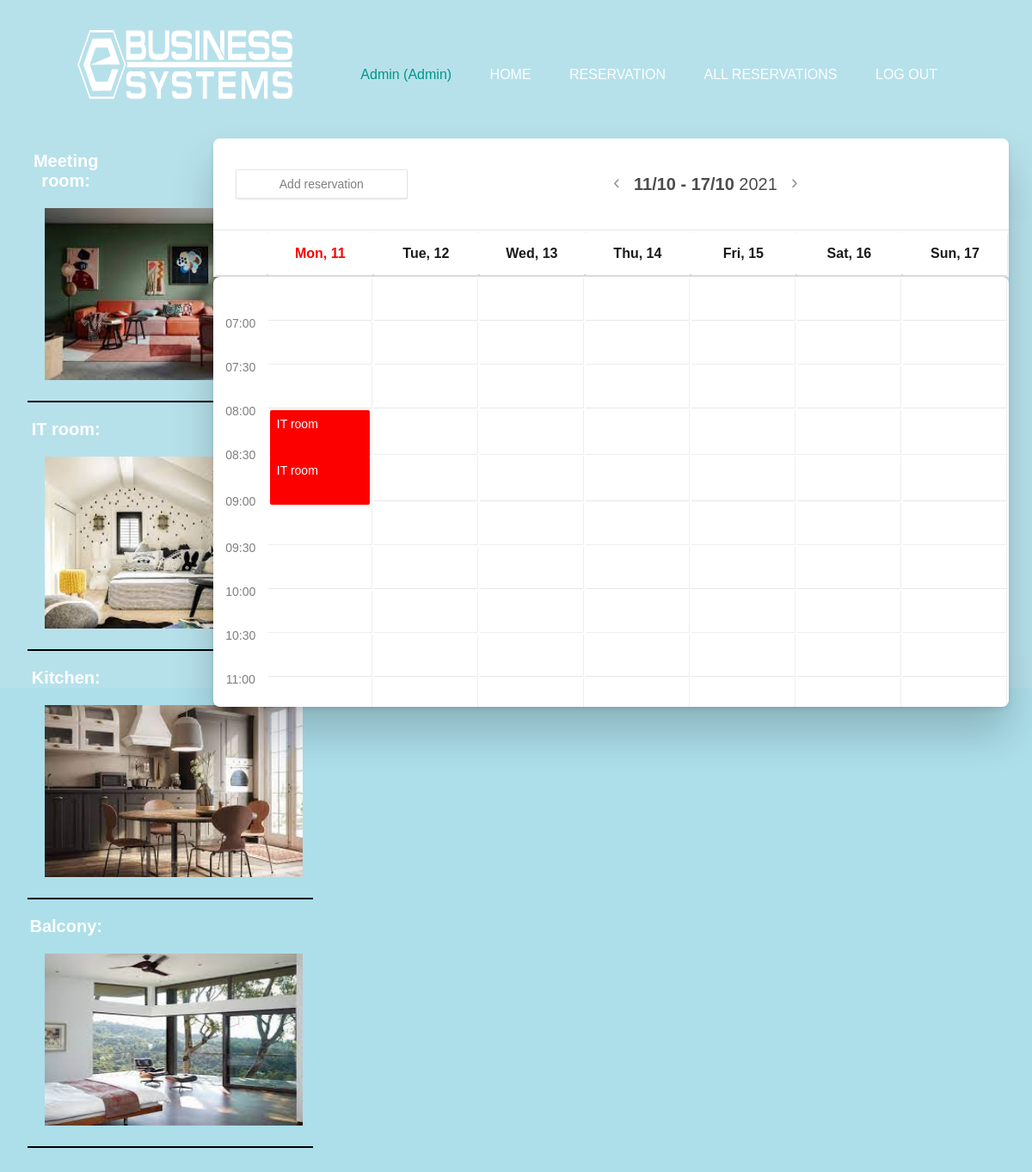
/index2.php (signed in), run on the app's committed database.
### tables this page shows
CREATE TABLE `rooms` (
  `id` int(11) NOT NULL,
  `name` varchar(20) NOT NULL,
  `description` text DEFAULT NULL,
  `floor_id` int(11) DEFAULT NULL,
  `slika` text NOT NULL
);

CREATE TABLE `reservations` (
  `id` int(11) NOT NULL,
  `name` varchar(250) NOT NULL,
  `date` timestamp NOT NULL DEFAULT current_timestamp() ON UPDATE current_timestamp(),
  `end_time` timestamp NOT NULL DEFAULT '0000-00-00 00:00:00',
  `room_id` int(11) DEFAULT NULL,
  `user_id` int(11) DEFAULT NULL
);

### index2.php (the view, shortened to what this page needs)
<?php
include("functions.php");
function whileSQL($con, $day, $time){
  $sql = "SELECT r.id AS id, r.date AS start_time, r.end_time AS end_time, r.name AS reservation_name, ro.name AS room_name, ro.floor_id AS floor_id, ro.id AS room_id, r.room_id AS rezRoom_id FROM reservations r INNER JOIN rooms ro ON ro.id=r.room_id";
  $result = mysqli_query($con, $sql);
  while($row=mysqli_fetch_assoc($result)){
    $cas = new DateTime(date("Y-m-d",$day)." $time:00");
    $zacetek = new DateTime($row["start_time"]);
    $konec = new DateTime($row["end_time"]);
    if (($cas > $zacetek) && ($cas <= $konec)){
      if($row['room_id'] == 1)
      {
          echo "<div class='event'>".$row["room_name"]."<div class='overlay_event'>"."<span class='text_overlay'>"."Reserved by: ".$row["reservation_name"]."</span>"."</div>"."</div>";
      }
      else if($row['room_id'] == 3)
      {
        echo "<div class='drugi_event'>".$row["room_name"]."<div class='overlay_event'>"."<span class='text_overlay'>"."Reserved by: ".$row["reservation_name"]."</span>"."</div>"."</div>";
      }
    }
    else{
    }
  }
}
?>
<!DOCTYPE html>
<html lang="sl" dir="ltr">
<head>
    <link rel="stylesheet" href="index.css">
    <link rel="stylesheet" href="calendar.css">
</head>
<body>
    <div class="banner">
        <div class="navbar">
            <?php
      include("navbar.php");
      ?>
        </div>
      <table class="tabela">
        <tr><td style="border: none">
        <?php
        $sql="SELECT * FROM rooms";
        $result=mysqli_query($con, $sql);
        while($row = mysqli_fetch_array($result))
        {
          $room_name=$row['name'];
          $url_slike=$row['slika'];
        ?>
        <div class="container">
        <p class="tekst_slike">  <?php echo $room_name.":"; ?> </p><img src="<?php echo $url_slike; ?>" alt="Avatar" class="image">
    </div><hr class="crta_pod_sliko"><?php } ?>
      </td>
      <td class="table_row"><div class="sticky_row"> <div class="calendar">
            <header>
                <a href="rezervacija.php"><button class="secondary" style="align-self: flex-start; flex: 0 0 1">Add
                        reservation</button></a>
                <div class="calendar__title" style="display: flex; justify-content: center; align-items: center">
                    <div><a class="icon secondary chevron_left" href="index2.php?date=back">‹</a></div>
                    <?php
        $startOfWeek = date_create(date("y-m-d"));
        $endOfWeek = date_create(date('y-m-d', strtotime('+ 6 days')));
        ?>
                    <h1 class="" style="flex: 1;"><span></span><strong><?php echo date_format($startOfWeek, "d/m") ?> -
                            <?php echo date_format($endOfWeek, "d/m") ?> </strong><?php echo date("Y"); ?></h1>
                    <div><a class="icon secondary chevron_left" href="index2.php?date=next">›</a></div>
                </div>
            </header>
            <div class="outer">
                <table>
                    <thead>
                        <tr>
                            <th class="headcol"></th>
                            <th class="today"> <?php echo date_format($startOfWeek, "D, j"); ?></th>
                            <th><?php echo date("D, j", strtotime(date_format($startOfWeek, "Y-m-d"). '+1 days')); ?>
                            </th>
                            <th><?php echo date("D, j", strtotime(date_format($startOfWeek, "Y-m-d"). '+2 days')); ?>
                            </th>
                            <th><?php echo date("D, j", strtotime(date_format($startOfWeek, "Y-m-d"). '+3 days')); ?>
                            </th>
                            <th><?php echo date("D, j", strtotime(date_format($startOfWeek, "Y-m-d"). '+4 days')); ?>
                            </th>
                            <th><?php echo date("D, j", strtotime(date_format($startOfWeek, "Y-m-d"). '+5 days')); ?>
                            </th>
                            <th><?php echo date("D, j", strtotime(date_format($startOfWeek, "Y-m-d"). '+6 days')); ?>
                            </th>
                        </tr>
                    </thead>
                </table>
                <div class="wrap">
                    <table class="offset">
                        <tbody>
                            <?php
    $times = array("07:00","07:30","08:00","08:30","09:00", "09:30", "10:00", "10:30", "11:00", "11:30", "12:00", "12:30", "13:00", "13:30", "14:00", "14:30", "15:00", "15:30", "16:00", "16:30", "17:00", "17:30", "18:00", "18:30", "19:00", "19:30", "20:00", "20:30", "21:00");
    $mon = strtotime(date_format($startOfWeek, "Y-m-d"));
    foreach ($times as $time) {
      ?>
                            <tr>
                                <td class='headcol'><?php echo $time ?></td>
                                <td>
                                    <?php whileSQL($con, $mon, $time); ?>
                                </td>
                                <td>
                                </td>
                                <td>
                                </td>
                                <td>
                                </td>
                                <td>
                                </td>
                                <td>
                                </td>
                                <td>
                                </td>
                            </tr>
                            <?php
    }
    ?>
                        </tbody>
                    </table>
                </div>
            </div></div></td></tr>  </table>
        </div>
</body>
</html>

### navbar.php
<a href="index.php"><img src="pictures/EBlogo.png" class="logo"></a>
<ul><?php
    if (isset($_SESSION["prijavljen"])) {
    ?>
        <li><p style="color: #009688"><?php echo $_SESSION["username"]; if($_SESSION["admin"] == 1){ echo " (Admin)";}?></p></li>
        <li><a href="index2.php">Home</a></li>
        <li><a href="rezervacija.php">Reservation</a></li>
        <li><a href="vserezervacije.php">All reservations</a></li>
        <li><a href="logout.php">Log out</a></li>
        <?php
                                            } else {
                                                ?>
        <li><a href="index.php">Home</a></li>
        <li> <a href="prijava.php">Login</a></li>
        <li><a href="vserezervacije.php">All reservations</a></li>
        <?php }?>
</ul>

### index.css (style rules this page uses)
* { margin: 0; padding: 0; font-family: sans-serif; }
body, html { background-color: #9fdae7db; }
.banner { width: 100%; height: 100vh; background-color: #9fdae7bd; background-size: cover; background-position: center; background-attachment: fixed; }
.navbar { width: 85%; margin: auto; padding: 35px 0; display: flex; align-items: center; justify-content: space-between; }
.logo { width: 250px; height: 80px; cursor: pointer; }
.navbar ul li { list-style: none; display: inline-block; margin: 0px 20px; position: relative; }
.navbar ul li a { text-decoration: none; color: #fff; text-transform: uppercase; cursor: pointer; }
.navbar ul li::after { content: ''; height: 3px; width: 0; background-color: #009688; position: absolute; left: 0; bottom: -10px; transition: 0.5s; }
button { width: 200px; padding: 15px 0; text-align: center; margin: 20px 10px; border-radius: 25px; font-weight: bold; border: 2px solid #009688; background: transparent; color: #fff; cursor: pointer; position: relative; overflow: hidden; }
a { color: #fff; text-decoration: none; cursor: default; }
p { margin-top: 20px; text-align: center; }
.image { width: 300px; height: 200px; padding: 20px; margin-left: 30px; }
.container { position: relative; width: 50%; }
.tekst_slike { font-weight: bold; font-size: 20px; margin-left: 30px; color: white; position: relative; }
.crta_pod_sliko { border: 1px solid black; width: 330px; margin-left: 30px; }
.tabela { background: none; position: absolute; }
.table_row { border: none; width: 80%; }
.sticky_row { position: -webkit-sticky; position: sticky; top: 0; padding: 5px; }

### calendar.css (style rules this page uses)
body { flex-direction: column; display: flex; align-items: center; align-content: center; justify-content: center; font-family: "DINPro", "Helvetica Neue", sans-serif; margin: 0; background: #fafafa; box-sizing: border-box; height: 100vh; }
.outer { position: relative; }
.calendar { float: right; margin: 0 auto; margin-right: 20px; max-width: 1100px; min-width: 500px; box-shadow: 0px 30px 50px rgba(0, 0, 0, 0.2), 0px 3px 7px rgba(0, 0, 0, 0.1); border-radius: 8px; }
.wrap { background: #fff; overflow-x: hidden; overflow-y: scroll; max-width: 1280px; height: 500px; border-radius: 8px; }
thead { box-shadow: 0px 2px 3px rgba(0, 0, 0, 0.2); }
thead th { text-align: center; width: 100%; }
header { background: #fff; padding: 1rem; color: rgba(0, 0, 0, 0.7); border-bottom: 1px solid rgba(0, 0, 0, 0.1); position: relative; display: flex; flex-direction: row; justify-content: space-between; align-items: center; border-radius: 8px 8px 0px 0px; }
header h1 { font-size: 1.25rem; text-align: center; font-weight: normal; }
tbody { top: 50px; }
table { background: #fff; width: 100%; height: 100%; table-layout: fixed; }
.headcol { width: 60px; font-size: 0.875rem; font-weight: 500; color: rgba(0, 0, 0, 0.5); padding: 0.25rem 0; text-align: center; border: 0; top: 40px; border-bottom: 1px solid transparent; }
thead th { font-size: 1rem; font-weight: bold; color: rgba(0, 0, 0, 0.9); padding: 1rem; }
thead { z-index: 2; background: white; border-bottom: 2px solid #ddd; }
tr, tr td { height: 20px; }
td { text-align: center; }
tr:nth-child(odd) td:not(.headcol) { border-bottom: 1px solid #e8e8e8; }
tr:nth-child(even) td:not(.headcol) { border-bottom: 1px solid #eee; }
tr td { border-right: 1px solid #eee; padding: 0; white-space: none; word-wrap: nowrap; }
tbody tr td { position: relative; vertical-align: top; height: 40px; width: auto; }
.secondary { color: rgba(0, 0, 0, 0.4); }
.drugi_event { background: #fc0000; color: white; border-radius: 2px; text-align: left; font-size: 0.875rem; z-index: 2; padding: 0.5rem; overflow-x: hidden; transition: all 0.2s; cursor: pointer; margin-left: 2px; margin-right: 2px; margin-bottom: -5px; height: 40px; }
button.secondary { border: 1px solid rgba(0, 0, 0, 0.1); background: white; padding: 0.5rem 0.75rem; font-size: 14px; border-radius: 2px; color: rgba(0, 0, 0, 0.5); box-shadow: 0px 1px 2px rgba(0, 0, 0, 0.1); cursor: pointer; font-weight: 500; }
.today { color: red; }
.icon { font-size: 1.5rem; margin: 0 1rem; text-align: center; cursor: pointer; vertical-align: middle; position: relative; top: -2px; }

### data on the page
rooms: name "Meeting room", slika (picture)
rooms: name "IT room", slika (picture)
rooms: name "Kitchen", slika (picture)
rooms: name "Balcony", slika (picture)
reservations: room.name "IT room"

### other printed values
$_SESSION["username"] "Admin"
date_format($startOfWeek, "d/m") "11/10"
date_format($endOfWeek, "d/m") "17/10"
date_format($startOfWeek, "D, j") "Mon, 11"
date("D, j", strtotime(date_format($startOfWeek, "Y-m-d"). '+1 days')) "Tue, 12"
date("D, j", strtotime(date_format($startOfWeek, "Y-m-d"). '+2 days')) "Wed, 13"
date("D, j", strtotime(date_format($startOfWeek, "Y-m-d"). '+3 days')) "Thu, 14"
date("D, j", strtotime(date_format($startOfWeek, "Y-m-d"). '+4 days')) "Fri, 15"
date("D, j", strtotime(date_format($startOfWeek, "Y-m-d"). '+5 days')) "Sat, 16"
date("D, j", strtotime(date_format($startOfWeek, "Y-m-d"). '+6 days')) "Sun, 17"
$time "07:00"
$time "07:30"
$time "08:00"
$time "08:30"
$time "09:00"
